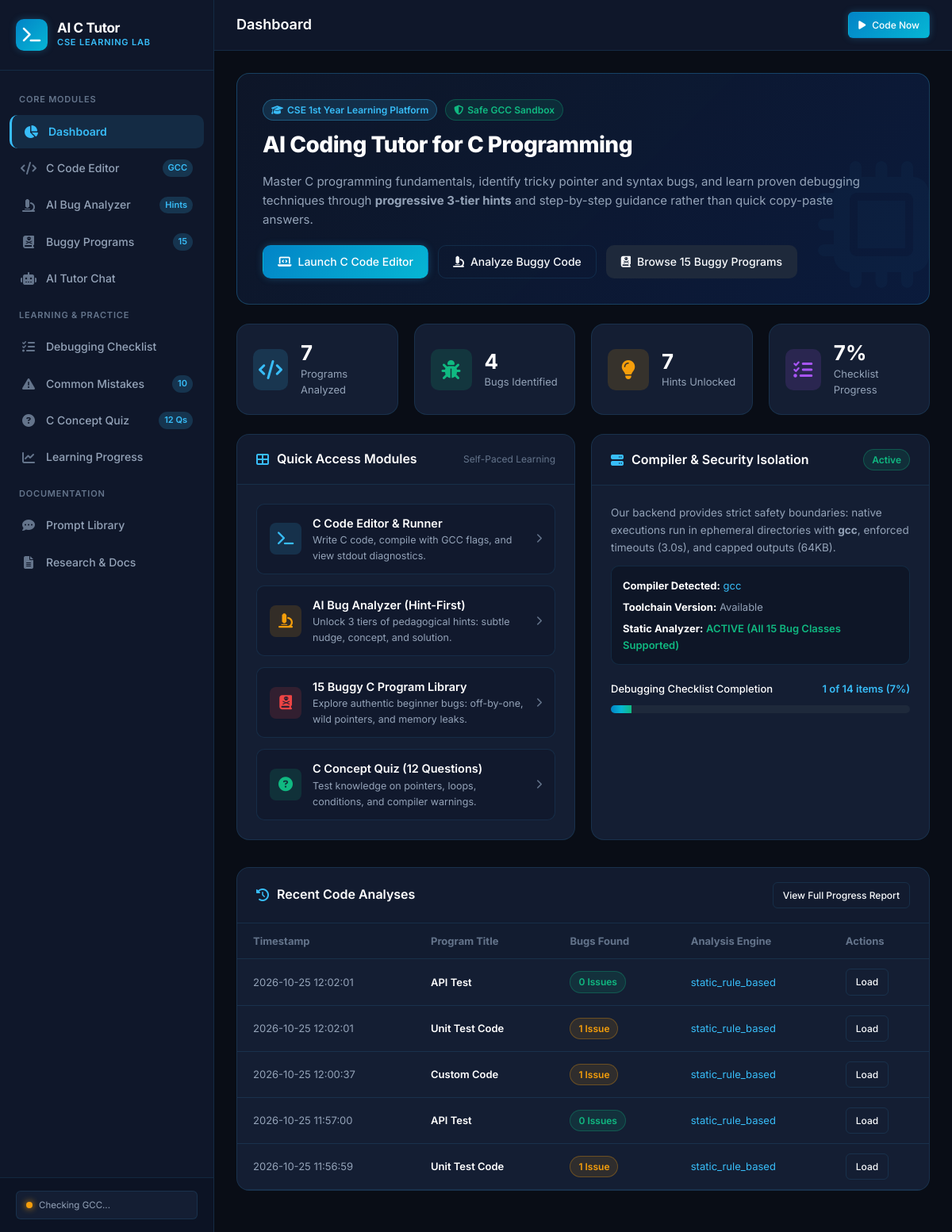
The page / on the database its author committed.
### tables this page shows
CREATE TABLE analysis_history (
        id INTEGER PRIMARY KEY AUTOINCREMENT,
        timestamp TEXT NOT NULL,
        code_snippet TEXT NOT NULL,
        program_title TEXT DEFAULT 'Custom Code',
        bugs_found INTEGER DEFAULT 0,
        bug_categories TEXT,
        analysis_mode TEXT DEFAULT 'static_rule_based',
        hints_unlocked INTEGER DEFAULT 1,
        execution_status TEXT DEFAULT 'not_run',
        created_at DATETIME DEFAULT CURRENT_TIMESTAMP
    );

### app.py (the view)
@app.route("/")
def index():
    stats = get_dashboard_stats()
    ratings_summary, _ = get_ratings_summary()
    compiler_info = detect_c_compiler()
    return render_template(
        "index.html",
        stats=stats,
        ratings=ratings_summary,
        compiler=compiler_info,
        page_title="Dashboard"
    )

### templates/index.html (shortened to what this page needs)
{% extends "base.html" %}
{% block content %}
<div class="card" style="background: linear-gradient(135deg, rgba(15, 23, 42, 0.9), rgba(11, 28, 62, 0.95)); border-color: rgba(56, 189, 248, 0.25); margin-bottom: 24px; position: relative; overflow: hidden;">
    <div style="position: absolute; right: -20px; bottom: -30px; font-size: 160px; color: rgba(56, 189, 248, 0.03); pointer-events: none;">
        <i class="fas fa-microchip"></i>
    </div>
    <div class="card-body" style="padding: 32px;">
        <div style="display: flex; align-items: center; gap: 10px; margin-bottom: 8px;">
            <span class="badge badge-cyan"><i class="fas fa-graduation-cap"></i> CSE 1st Year Learning Platform</span>
            <span class="badge badge-emerald"><i class="fas fa-shield-alt"></i> Safe GCC Sandbox</span>
        </div>
        <h1 style="font-size: 28px; font-weight: 800; color: #fff; margin-bottom: 12px; letter-spacing: -0.5px;">
            AI Coding Tutor for C Programming
        </h1>
        <p style="color: var(--text-secondary); max-width: 780px; font-size: 15px; line-height: 1.6; margin-bottom: 20px;">
            Master C programming fundamentals, identify tricky pointer and syntax bugs, and learn proven debugging techniques through
            <strong>progressive 3-tier hints</strong> and step-by-step guidance rather than quick copy-paste answers.
        </p>
        <div style="display: flex; flex-wrap: wrap; gap: 12px;">
            <a href="{{ url_for('editor') }}" class="btn btn-primary">
                <i class="fas fa-laptop-code"></i> Launch C Code Editor
            </a>
            <a href="{{ url_for('analyzer') }}" class="btn btn-outline">
                <i class="fas fa-microscope"></i> Analyze Buggy Code
            </a>
            <a href="{{ url_for('library') }}" class="btn btn-secondary">
                <i class="fas fa-book-dead"></i> Browse 15 Buggy Programs
            </a>
        </div>
    </div>
</div>
<div class="grid-4" style="margin-bottom: 24px;">
    <div class="stat-card">
        <div class="stat-icon cyan">
            <i class="fas fa-code"></i>
        </div>
        <div>
            <div class="stat-number">{{ stats.programs_analyzed }}</div>
            <div class="stat-label">Programs Analyzed</div>
        </div>
    </div>
    <div class="stat-card">
        <div class="stat-icon emerald">
            <i class="fas fa-bug"></i>
        </div>
        <div>
            <div class="stat-number">{{ stats.bugs_identified }}</div>
            <div class="stat-label">Bugs Identified</div>
        </div>
    </div>
    <div class="stat-card">
        <div class="stat-icon amber">
            <i class="fas fa-lightbulb"></i>
        </div>
        <div>
            <div class="stat-number">{{ stats.hints_unlocked }}</div>
            <div class="stat-label">Hints Unlocked</div>
        </div>
    </div>
    <div class="stat-card">
        <div class="stat-icon purple">
            <i class="fas fa-tasks"></i>
        </div>
        <div>
            <div class="stat-number">{{ stats.checklist_percentage }}%</div>
            <div class="stat-label">Checklist Progress</div>
        </div>
    </div>
</div>
<div class="grid-2">
    <div class="card">
        <div class="card-header">
            <div class="card-title">
                <i class="fas fa-th-large"></i> Quick Access Modules
            </div>
            <span style="font-size: 12px; color: var(--text-muted);">Self-Paced Learning</span>
        </div>
        <div class="card-body" style="display: flex; flex-direction: column; gap: 14px;">
            <a href="{{ url_for('editor') }}" style="display: flex; align-items: center; gap: 14px; padding: 12px 16px; background: rgba(15,23,42,0.6); border: 1px solid var(--border-subtle); border-radius: var(--radius-md); text-decoration: none; color: inherit; transition: all var(--transition-fast);">
                <div style="width: 40px; height: 40px; border-radius: 8px; background: rgba(56, 189, 248, 0.15); color: var(--primary-cyan); display: flex; align-items: center; justify-content: center; font-size: 18px;">
                    <i class="fas fa-terminal"></i>
                </div>
                <div style="flex: 1;">
                    <div style="font-weight: 600; color: #fff; font-size: 14.5px;">C Code Editor & Runner</div>
                    <div style="font-size: 12.5px; color: var(--text-secondary);">Write C code, compile with GCC flags, and view stdout diagnostics.</div>
                </div>
                <i class="fas fa-chevron-right" style="color: var(--text-muted); font-size: 12px;"></i>
            </a>
            <a href="{{ url_for('analyzer') }}" style="display: flex; align-items: center; gap: 14px; padding: 12px 16px; background: rgba(15,23,42,0.6); border: 1px solid var(--border-subtle); border-radius: var(--radius-md); text-decoration: none; color: inherit; transition: all var(--transition-fast);">
                <div style="width: 40px; height: 40px; border-radius: 8px; background: rgba(245, 158, 11, 0.15); color: var(--warning); display: flex; align-items: center; justify-content: center; font-size: 18px;">
                    <i class="fas fa-microscope"></i>
                </div>
                <div style="flex: 1;">
                    <div style="font-weight: 600; color: #fff; font-size: 14.5px;">AI Bug Analyzer (Hint-First)</div>
                    <div style="font-size: 12.5px; color: var(--text-secondary);">Unlock 3 tiers of pedagogical hints: subtle nudge, concept, and solution.</div>
                </div>
                <i class="fas fa-chevron-right" style="color: var(--text-muted); font-size: 12px;"></i>
            </a>
            <a href="{{ url_for('library') }}" style="display: flex; align-items: center; gap: 14px; padding: 12px 16px; background: rgba(15,23,42,0.6); border: 1px solid var(--border-subtle); border-radius: var(--radius-md); text-decoration: none; color: inherit; transition: all var(--transition-fast);">
                <div style="width: 40px; height: 40px; border-radius: 8px; background: rgba(239, 68, 68, 0.15); color: var(--danger); display: flex; align-items: center; justify-content: center; font-size: 18px;">
                    <i class="fas fa-book-dead"></i>
                </div>
                <div style="flex: 1;">
                    <div style="font-weight: 600; color: #fff; font-size: 14.5px;">15 Buggy C Program Library</div>
                    <div style="font-size: 12.5px; color: var(--text-secondary);">Explore authentic beginner bugs: off-by-one, wild pointers, and memory leaks.</div>
                </div>
                <i class="fas fa-chevron-right" style="color: var(--text-muted); font-size: 12px;"></i>
            </a>
            <a href="{{ url_for('quiz') }}" style="display: flex; align-items: center; gap: 14px; padding: 12px 16px; background: rgba(15,23,42,0.6); border: 1px solid var(--border-subtle); border-radius: var(--radius-md); text-decoration: none; color: inherit; transition: all var(--transition-fast);">
                <div style="width: 40px; height: 40px; border-radius: 8px; background: rgba(16, 185, 129, 0.15); color: var(--success); display: flex; align-items: center; justify-content: center; font-size: 18px;">
                    <i class="fas fa-question-circle"></i>
                </div>
                <div style="flex: 1;">
                    <div style="font-weight: 600; color: #fff; font-size: 14.5px;">C Concept Quiz (12 Questions)</div>
                    <div style="font-size: 12.5px; color: var(--text-secondary);">Test knowledge on pointers, loops, conditions, and compiler warnings.</div>
                </div>
                <i class="fas fa-chevron-right" style="color: var(--text-muted); font-size: 12px;"></i>
            </a>
        </div>
    </div>
    <div class="card">
        <div class="card-header">
            <div class="card-title">
                <i class="fas fa-server"></i> Compiler & Security Isolation
            </div>
            <span class="badge {% if compiler.available %}badge-emerald{% else %}badge-amber{% endif %}">
                {% if compiler.available %}Active{% else %}Static Only{% endif %}
            </span>
        </div>
        <div class="card-body">
            <div style="margin-bottom: 16px; line-height: 1.6;">
                <p style="color: var(--text-secondary); font-size: 13.5px; margin-bottom: 12px;">
                    Our backend provides strict safety boundaries: native executions run in ephemeral directories with
                    <strong>{{ compiler.name or 'C Compiler' }}</strong>, enforced timeouts (3.0s), and capped outputs (64KB).
                </p>
                <div style="background: rgba(11, 17, 32, 0.6); padding: 14px; border-radius: var(--radius-md); border: 1px solid var(--border-subtle); font-size: 13px;">
                    <div style="margin-bottom: 6px;">
                        <strong style="color: #fff;">Compiler Detected:</strong>
                        <span style="color: var(--primary-cyan);">{{ compiler.name or 'None on host PATH' }}</span>
                    </div>
                    <div style="margin-bottom: 6px;">
                        <strong style="color: #fff;">Toolchain Version:</strong>
                        <span style="color: var(--text-secondary);">{{ compiler.version or 'Not Available' }}</span>
                    </div>
                    <div>
                        <strong style="color: #fff;">Static Analyzer:</strong>
                        <span style="color: var(--success); font-weight: 600;">ACTIVE (All 15 Bug Classes Supported)</span>
                    </div>
                </div>
            </div>
            <div style="margin-top: 20px;">
                <div style="display: flex; justify-content: space-between; font-size: 13px; margin-bottom: 6px;">
                    <span style="color: #fff; font-weight: 500;">Debugging Checklist Completion</span>
                    <span style="color: var(--primary-cyan); font-weight: 600;">{{ stats.completed_checklist_items }} of {{ stats.total_checklist_items }} items ({{ stats.checklist_percentage }}%)</span>
                </div>
                <div class="progress-bar-track">
                    <div class="progress-bar-fill" style="width: {{ stats.checklist_percentage }}%;"></div>
                </div>
            </div>
        </div>
    </div>
</div>
<div class="card" style="margin-top: 10px;">
    <div class="card-header">
        <div class="card-title">
            <i class="fas fa-history"></i> Recent Code Analyses
        </div>
        <a href="{{ url_for('progress') }}" class="btn btn-outline btn-sm">View Full Progress Report</a>
    </div>
    <div class="card-body" style="padding: 0;">
        {% if stats.recent_analyses %}
        <div style="overflow-x: auto;">
            <table style="width: 100%; border-collapse: collapse; text-align: left; font-size: 13px;">
                <thead>
                    <tr style="border-bottom: 1px solid var(--border-subtle); color: var(--text-muted); background: rgba(15,23,42,0.3);">
                        <th style="padding: 12px 20px;">Timestamp</th>
                        <th style="padding: 12px 20px;">Program Title</th>
                        <th style="padding: 12px 20px;">Bugs Found</th>
                        <th style="padding: 12px 20px;">Analysis Engine</th>
                        <th style="padding: 12px 20px;">Actions</th>
                    </tr>
                </thead>
                <tbody>
                    {% for item in stats.recent_analyses %}
                    <tr style="border-bottom: 1px solid var(--border-subtle);">
                        <td style="padding: 12px 20px; color: var(--text-secondary);">{{ item.timestamp }}</td>
                        <td style="padding: 12px 20px; font-weight: 600; color: #fff;">{{ item.program_title }}</td>
                        <td style="padding: 12px 20px;">
                            <span class="badge {% if item.bugs_found > 0 %}badge-amber{% else %}badge-emerald{% endif %}">
                                {{ item.bugs_found }} Issue{% if item.bugs_found != 1 %}s{% endif %}
                            </span>
                        </td>
                        <td style="padding: 12px 20px; color: var(--primary-cyan);">{{ item.analysis_mode }}</td>
                        <td style="padding: 12px 20px;">
                            <a href="{{ url_for('editor') }}" class="btn btn-outline btn-sm">Load</a>
                        </td>
                    </tr>
                    {% endfor %}
                </tbody>
            </table>
        </div>
        {% endif %}
    </div>
</div>
{% endblock %}

### rows shown on the page
analysis_history: timestamp "2026-10-25 12:02:01", program_title "API Test", bugs_found "0", analysis_mode "static_rule_based"
analysis_history: timestamp "2026-10-25 12:02:01", program_title "Unit Test Code", bugs_found "1", analysis_mode "static_rule_based"
analysis_history: timestamp "2026-10-25 12:00:37", program_title "Custom Code", bugs_found "1", analysis_mode "static_rule_based"
analysis_history: timestamp "2026-10-25 11:57:00", program_title "API Test", bugs_found "0", analysis_mode "static_rule_based"
analysis_history: timestamp "2026-10-25 11:56:59", program_title "Unit Test Code", bugs_found "1", analysis_mode "static_rule_based"

### other values the page prints
{{ page_title }} "Dashboard"
{{ stats.programs_analyzed }} "7"
{{ stats.bugs_identified }} "4"
{{ stats.hints_unlocked }} "7"
{{ stats.checklist_percentage }} "7"
{{ compiler.name or 'C Compiler' }} "gcc"
{{ compiler.name or 'None on host PATH' }} "gcc"
{{ compiler.version or 'Not Available' }} "Available"
{{ stats.completed_checklist_items }} "1"
{{ stats.total_checklist_items }} "14"
